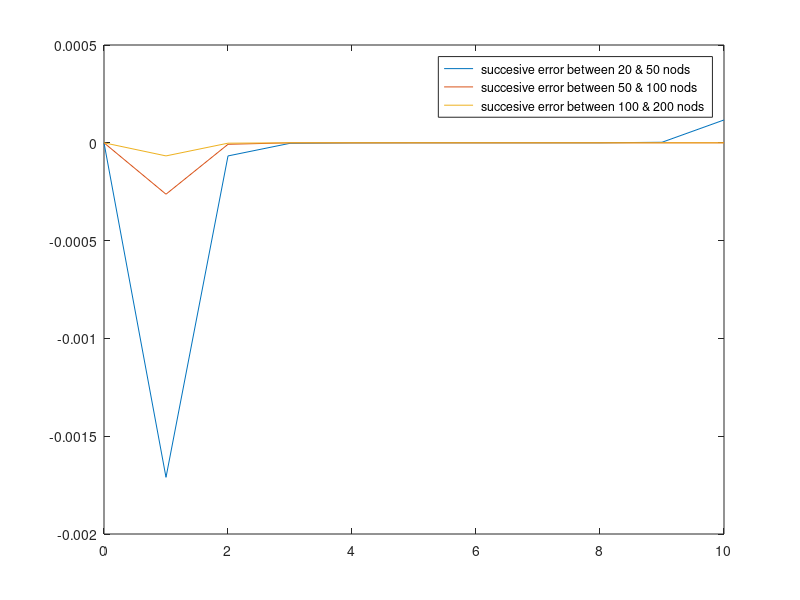

The MATLAB script that drew this image:
close all
clear
clc

L=7.5;                                           % Fin Length %
h=0.375;                                         % Grid Size %
a=zeros((L/h)-1); 
for i=1:(L/h)-1
    for j=1:(L/h)-1
if i==j
    a(i,j)=-6.6406;
    a(i,j+1)=1;                                  % Sparse coefficients Matrix %
    a(i+1,j)=1;
end
   end
end
a(:,(L/h))=[];
a((L/h),:)=[];
a((L/h)-1,(L/h)-1)=a((L/h)-1,(L/h)-1)+0.9302;    % Neumann Boundary condition for Coefficient Matrix %
a=sparse(a);
b=zeros((L/h)-1,1)-4.6406;                       % Sourse Terms %
b(1,1)=b(1,1)-1.2;                               % Boundary Condition Effect on 2nd nod %
b((L/h)-1,1)=b((L/h)-1,1)-0.0697;                % Boundary Condition Effect on L-1th nod %
y1=cgs(a,b,1e-6,50);                             % Conjugate Gradients Squared Method %
y1((L/h),:)=0;                                
for l=1:(L/h)-1
    y1((L/h)+1-l,1)=y1((L/h)-l,1);               % Ordering Output %  
end
y1(1,:)=1.2;                                     % Boundary Condition on 1st nod %
y1((L/h)+1,:)=0.9302*y1((L/h),1)+0.0697;         % Boundary Condition on Last nod %
x1=linspace(0,L,(L/h)+1);
%%
h=0.15;                                          % Grid Size %
a=zeros((L/h)-1);
for i=1:(L/h)-1
    for j=1:(L/h)-1
if i==j
    a(i,j)=-2.7425;
    a(i,j+1)=1;                                  % Sparse coefficients Matrix %
    a(i+1,j)=1;
end
   end
end
a(:,(L/h))=[];
a((L/h),:)=[];
a((L/h)-1,(L/h)-1)=a((L/h)-1,(L/h)-1)+0.9709;    % Neumann Boundary condition for Coefficient Matrix %
b=zeros((L/h)-1,1)-0.7425;                       % Sourse Terms %
b(1,1)=b(1,1)-1.2;                               % Boundary Condition Effect on 2nd nod %
b((L/h)-1,1)=b((L/h)-1,1)-0.0291;                % Boundary Condition Effect on L-1th nod %
y2=cgs(a,b,1e-6,50);                             % Conjugate Gradients Squared Method %
y2((L/h),:)=0;                                 
for l=1:(L/h)-1
    y2((L/h)+1-l,1)=y2((L/h)-l,1);               % Ordering Output %  
end
y2(1,:)=1.2;                                     % Boundary Condition on 1st nod %
y2((L/h)+1,:)=0.9709*y2((L/h),1)+0.0291;         % Boundary Condition on Last nod %
x2=linspace(0,L,(L/h)+1);
%%
h=0.075;                                         % Grid Size %
a=zeros((L/h)-1);
for i=1:(L/h)-1
    for j=1:(L/h)-1
if i==j
    a(i,j)=-2.1856;
    a(i,j+1)=1;                                  % Sparse coefficients Matrix %
    a(i+1,j)=1;
end
   end
end
a(:,(L/h))=[];
a((L/h),:)=[];
a((L/h)-1,(L/h)-1)=a((L/h)-1,(L/h)-1)+0.9852;    % Neumann Boundary condition for Coefficient Matrix %
b=zeros((L/h)-1,1)-0.1856;                       % Sourse Terms %
b(1,1)=b(1,1)-1.2;                               % Boundary Condition Effect on 2nd nod %
b((L/h)-1,1)=b((L/h)-1,1)-0.0148;                % Boundary Condition Effect on L-1th nod %
y3=cgs(a,b,1e-6,50);                             % Conjugate Gradients Squared Method %
y3((L/h),:)=0;                                 
for l=1:(L/h)-1
    y3((L/h)+1-l,1)=y3((L/h)-l,1);               % Ordering Output %  
end
y3(1,:)=1.2;                                     % Boundary Condition on 1st nod %
y3((L/h)+1,:)=0.9852*y3((L/h),1)+0.0148;         % Boundary Condition on Last nod %
x3=linspace(0,L,(L/h)+1);
%%
h=0.0375;                                        % Grid Size %
a=zeros((L/h)-1);
for i=1:(L/h)-1
    for j=1:(L/h)-1
if i==j
    a(i,j)=-2.0464;
    a(i,j+1)=1;                                  % Sparse coefficients Matrix %
    a(i+1,j)=1;
end
   end
end
a(:,(L/h))=[];
a((L/h),:)=[];
a((L/h)-1,(L/h)-1)=a((L/h)-1,(L/h)-1)+0.9926;    % Neumann Boundary condition for Coefficient Matrix %
b=zeros((L/h)-1,1)-0.0464;                       % Sourse Terms %
b(1,1)=b(1,1)-1.2;                               % Boundary Condition Effect on 2nd nod %
b((L/h)-1,1)=b((L/h)-1,1)-0.0074;                % Boundary Condition Effect on L-1th nod %
y4=cgs(a,b,1e-6,50);                             % Conjugate Gradients Squared Method %
y4((L/h),:)=0;                                 
for l=1:(L/h)-1
    y4((L/h)+1-l,1)=y4((L/h)-l,1);               % Ordering Output %  
end
y4(1,:)=1.2;                                     % Boundary Condition on 1st nod %
y4((L/h)+1,:)=0.9926*y4((L/h),1)+0.0074;         % Boundary Condition on Last nod %
x4=linspace(0,L,(L/h)+1);
%%
y120=y2(1,1)-y1(1,1);
y230=y3(1,1)-y2(1,1);       % for x=0 %
y340=y4(1,1)-y3(1,1);
%%
y121=y2(6,1)-y1(3,1);
y231=y3(11,1)-y2(6,1);       % for x=0.75 %
y341=y4(21,1)-y3(11,1);
%%
y122=y2(11,1)-y1(5,1);
y232=y3(21,1)-y2(11,1);       % for x=1.5 %
y342=y4(41,1)-y3(21,1);
%%
y123=y2(16,1)-y1(7,1);
y233=y3(31,1)-y2(16,1);       % for x=2.25 %
y343=y4(61,1)-y3(31,1);
%%
y124=y2(21,1)-y1(9,1);
y234=y3(41,1)-y2(21,1);       % for x=3 %
y344=y4(81,1)-y3(41,1);
%%
y125=y2(26,1)-y1(11,1);
y235=y3(51,1)-y2(26,1);       % for x=3.75 %
y345=y4(101,1)-y3(51,1);
%%
y126=y2(31,1)-y1(13,1);
y236=y3(61,1)-y2(31,1);       % for x=4.5 %
y346=y4(121,1)-y3(61,1);
%%
y127=y2(36,1)-y1(15,1);
y237=y3(71,1)-y2(36,1);       % for x=5.25 %
y347=y4(141,1)-y3(71,1);
%%
y128=y2(41,1)-y1(17,1);
y238=y3(81,1)-y2(41,1);       % for x=6 %
y348=y4(161,1)-y3(81,1);
%%
y129=y2(46,1)-y1(19,1);
y239=y3(91,1)-y2(46,1);       % for x=6.75 %
y349=y4(181,1)-y3(91,1);
%%
y1210=y2(51,1)-y1(21,1);
y2310=y3(101,1)-y2(51,1);       % for x=6.75 %
y3410=y4(201,1)-y3(101,1);
%%
y_12=[y120 y121 y122 y123 y124 y125 y126 y127 y128 y129 y1210];
y_23=[y230 y231 y232 y233 y234 y235 y236 y237 y238 y239 y2310];
y_34=[y340 y341 y342 y343 y344 y345 y346 y347 y348 y349 y3410];
x_err=[0 1 2 3 4 5 6 7 8 9 10];
plot(x_err,y_12);
hold on
plot(x_err,y_23);
hold on
plot(x_err,y_34);
legend(' succesive error between 20 & 50 nods ',' succesive error between 50 & 100 nods ',' succesive error between 100 & 200 nods ')